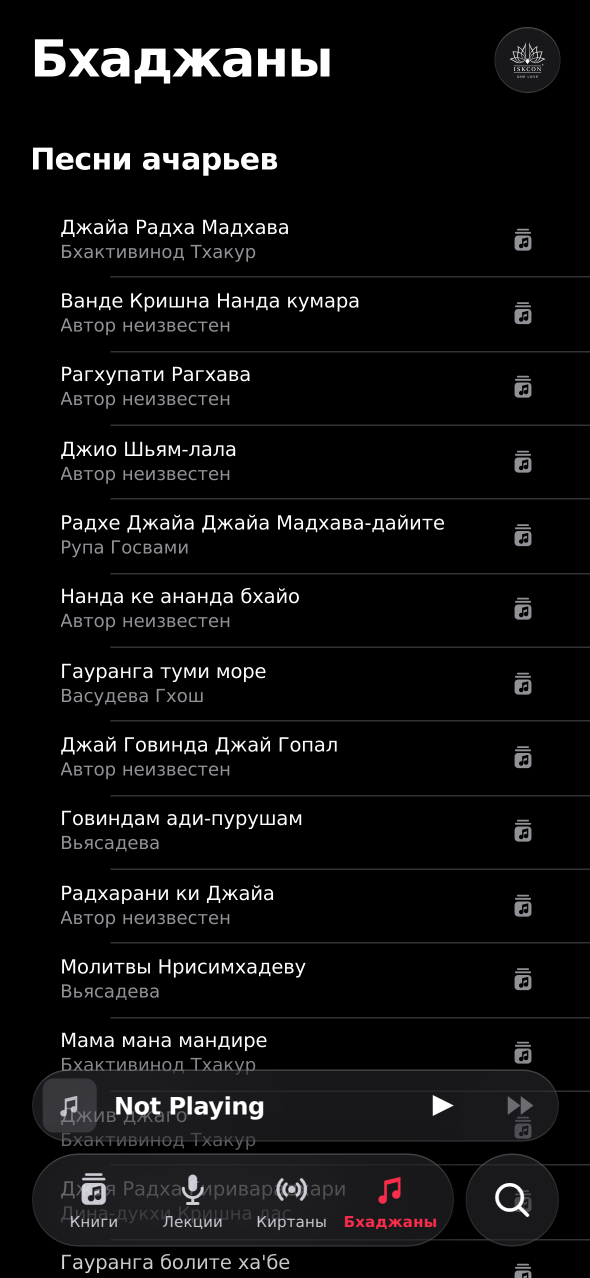
#> input picture latest/bhajans.png, 1179 x 2556 px (shown at 1/2 size)
$ python ios26-frame.py ../latest/bhajans.png
#> lines starting #> are read from the running program, lines starting #| are printed output that depends on the picture; after the words box and inside, x2 and y2 are one past the last pixel; in counts of white or black regions, pixels touching at a corner belong together
#!/usr/bin/env python3
# -*- coding: utf-8 -*-
"""
АНАТОМИЯ КАДРА — поэлементный обмер одного экрана эталона под мокап.

Батарея (`ios26-battery.py`) отвечает на вопрос «какие числа у продукта в целом».
Здесь вопрос другой и более узкий: **из чего сложен ровно этот экран и по каким
координатам**, чтобы мокап можно было собрать не на глаз, а по адресам.

Метод подчинён дисциплине раздела 0 стандарта:

1. Край берётся по МАТЕРИАЛУ: порог 50 % между двумя заливками, с долей пикселя
   (`edge_sub`). По яркости края не берутся — это стоило трёх чисел за день.
2. Признак элемента — его СОБСТВЕННОЕ свойство: полоса ищется по однородной
   заливке и длине прогона, разделитель — по толщине и контрасту с карточкой,
   текст — по отклонению от локального фона. Координаты не угадываются.
3. Угол подгоняется ДВУМЯ моделями (дуга и суперэллипс), печатаются обе ошибки.
4. Чего не нашли — печатаем пусто, а не подставляем ожидаемое.

Вывод — в точках (pt = px / 3 при @3x), с двумя знаками: шаг CSS равен 1/3 pt.

Запуск:
    python3 tools/ios26-frame.py <кадр.png|pdf> [номер_страницы] [--json]
"""
import io
import json
import math
import sys
from collections import Counter

import numpy as np

try:
    from PIL import Image
except ImportError:  # pragma: no cover
    sys.exit("нужен Pillow: pip install pillow")

S = 3.0  # @3x


def pt(px):
    return round(px / S, 2)


def hexc(c):
    return "#%02X%02X%02X" % tuple(int(round(v)) for v in c)


def load(path, page=1):
#> called with path = '../latest/bhajans.png', page = 1
    if path.lower().endswith(".pdf"):
        import fitz
        d = fitz.open(path)
        imgs = d[page - 1].get_images(full=True)
        raw = d.extract_image(imgs[0][0])["image"]
        im = Image.open(io.BytesIO(raw)).convert("RGB")
        d.close()
    else:
        im = Image.open(path).convert("RGB")
#> im is the input picture: PIL image 1179x2556 RGB; mean R, G, B 14, 13.8, 14.2
    return np.array(im).astype(int)


# ─────────────────────────── края по материалу ───────────────────────────

def edge_sub(a, b, mid):
    """Доля пикселя на границе двух заливок a→b по значению переходного mid."""
    a, b, mid = np.asarray(a, float), np.asarray(b, float), np.asarray(mid, float)
    d = b - a
    k = np.abs(d) > 4
    if not k.any():
        return 0.5
    f = ((mid - a)[k] / d[k])
    return float(np.clip(np.median(f), 0.0, 1.0))


# [55 lines left out: functions hedges, bands, not called in this run]


def canvas_of(A):
    H = A.shape[0]
    reg = A[int(H * .40):int(H * .60), 2:14].reshape(-1, 3)
    return tuple(int(v) for v in np.median(reg, 0))


# ─────────────────────────── разделители ───────────────────────────

# [148 lines left out: functions separators, textrows, ink_profile, corner_fit, not called in this run]


# ─────────────────────────── области заливки ───────────────────────────

def regions(A, cv, min_area_px=9000, tol=5, topn=12):
    """Связные области однородной заливки: бокс с долей пикселя, площадь, цвет.

    Признак — СОБСТВЕННАЯ заливка области, не координата и не окружение.
    JPEG уводит значение на ±2 по каналу, поэтому близкие цвета сливаются
    в одно семейство (tol), иначе одна карточка распадается на десяток «областей».
    Края уточняются по материалу (порог 50 %), а не по границе точного совпадения:
    антиалиасный поясок иначе теряется и карточка выходит на 2/3 pt уже.
    """
    from scipy import ndimage
    H, W, _ = A.shape
    flat = (A[:, :, 0].astype(np.int64) << 16) | (A[:, :, 1].astype(np.int64) << 8) | A[:, :, 2]
    vals, cnts = np.unique(flat, return_counts=True)
    order = np.argsort(-cnts)
    fams = []
    for i in order[:400]:
        if cnts[i] < min_area_px // 3:
            break
        v = int(vals[i])
        col = np.array([(v >> 16) & 255, (v >> 8) & 255, v & 255])
        if np.abs(col - np.asarray(cv)).max() <= tol:
            continue
        if any(np.abs(col - f).max() <= tol for f in fams):
            continue
        fams.append(col)
        if len(fams) >= 18:
            break
    out = []
    for col in fams:
        m = (np.abs(A - col).max(axis=2) <= tol)
        lab, n = ndimage.label(m)
        if n == 0:
            continue
        areas = ndimage.sum(m, lab, range(1, n + 1))
        for k, sl in enumerate(ndimage.find_objects(lab)):
            if areas[k] < min_area_px:
                continue
            ys, xs = sl
            yc, xc = (ys.start + ys.stop) // 2, (xs.start + xs.stop) // 2
            box = refine_box(A, col, cv, xs.start, xs.stop, ys.start, ys.stop, xc, yc)
            out.append(dict(fill=hexc(col), area=int(areas[k]), **box,
                            fillpct=round(100.0 * areas[k] / ((xs.stop - xs.start) * (ys.stop - ys.start)), 1)))
    out.sort(key=lambda r: -r["area"])
    ded = []
    for r in out:
        if any(abs(r["x0"] - q["x0"]) < 4 and abs(r["y0"] - q["y0"]) < 4 and
               abs(r["x1"] - q["x1"]) < 4 and abs(r["y1"] - q["y1"]) < 4 for q in ded):
            continue
        ded.append(r)
    return ded[:topn]


def refine_box(A, fill, bg, x0, x1, y0, y1, xc, yc):
    """Края бокса по материалу: субпиксельная доля на переходе заливка↔фон."""
    H, W, _ = A.shape
    fill = np.asarray(fill, float)
    # [10 lines left out: function scan, not called in this run]
    yt = y0
    while yt > 0 and np.abs(A[yt - 1, xc] - fill).max() <= 5:
        yt -= 1
    yb = y1 - 1
    while yb < H - 1 and np.abs(A[yb + 1, xc] - fill).max() <= 5:
        yb += 1
    xl = x0
    while xl > 0 and np.abs(A[yc, xl - 1] - fill).max() <= 5:
        xl -= 1
    xr = x1 - 1
    while xr < W - 1 and np.abs(A[yc, xr + 1] - fill).max() <= 5:
        xr += 1
    ft = edge_sub(A[yt - 1, xc], fill, A[yt - 1, xc]) if yt > 0 else 0.0
    # доля пикселя: сколько материала в соседнем переходном пикселе
    def frac(nb):
        return edge_sub(np.asarray(bg, float), fill, np.asarray(nb, float))
    top = yt - (frac(A[yt - 1, xc]) if yt > 0 else 0.0)
    bot = yb + 1 + (frac(A[yb + 1, xc]) if yb < H - 1 else 0.0)
    lef = xl - (frac(A[yc, xl - 1]) if xl > 0 else 0.0)
    rig = xr + 1 + (frac(A[yc, xr + 1]) if xr < W - 1 else 0.0)
    return dict(x0=lef, x1=rig, y0=top, y1=bot)


# ─────────────────────────── отчёт ───────────────────────────

def report(A, deep=False):
#> called with deep = False
    H, W, _ = A.shape
    cv = canvas_of(A)
#> cv = (0, 0, 0)
    o = dict(size_pt=[pt(W), pt(H)], canvas=hexc(cv), regions=[], detail=[])
#> o = {'size_pt': [393, 852], 'canvas': '#000000', 'regions': [], 'detail': []}
    print(f"кадр {W}×{H} px = {pt(W)}×{pt(H)} pt   холст {hexc(cv)}")
#| кадр 1179×2556 px = 393.0×852.0 pt   холст #000000
    print()
    rs = regions(A, cv)
#> in regions, `vals, cnts = np.unique(flat, return_counts=True)`: vals = 1845 values from 0 to 16777215; cnts = 1845 values, max 2489868 at index 0, min 1 at index 57, mean 1633.3
#> in regions, `order = np.argsort(-cnts)`: order = 1845 values, max 1844 at index 1, min 0 at index 0, mean 922
#> the loop in regions, `for i in order[:400]:` made 17 passes
#> (i, v, col) on passes 2 to 9: (1844, 16777215, [255, 255, 255]), (61, 1579035, [24, 24, 27]), (69, 1644828, [25, 25, 28]), (307, 3355443, [51, 51, 51]), (94, 1842207, [28, 28, 31]), (111, 1973793, [30, 30, 33]), (102, 1908000, [29, 29, 32]), (78, 1710621, [26, 26, 29])
#> after the loop in regions, `for i in order[:400]:`: fams = [[255, 255, 255], [24, 24, 27], [51, 51, 51], [30, 30, 33], [146, 146, 152], [55, 55, 60]]
#> the loop in regions, `for col in fams:` made 6 passes
#> (col, n) on passes 1, 3, 5: ([255, 255, 255], 335), ([51, 51, 51], 3161), ([146, 146, 152], 894)
#> pass 1, in regions, `m = (np.abs(A - col).max(axis=2) <= tol)`:
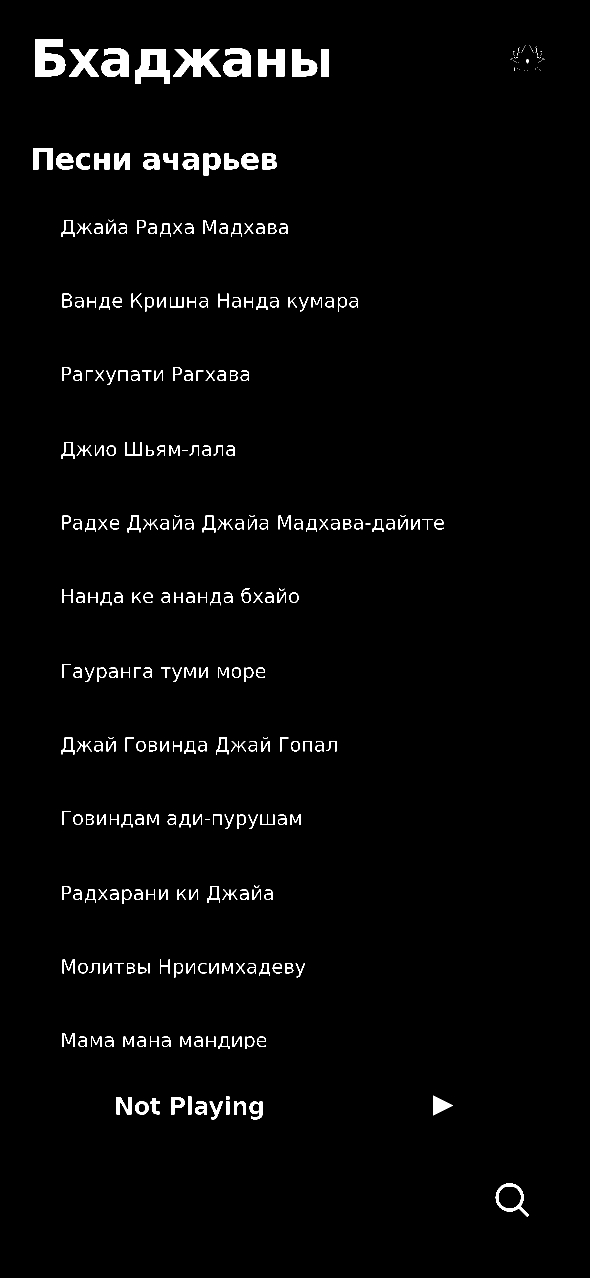
#> m: shape (2556, 1179) bool (shown at 1/2 size); 2.2% white; 321 white regions (63 under 20 px), largest, box (x1, y1, x2, y2) and area: (70, 79, 131, 153) 3178, (346, 98, 442, 153) 2860, (270, 98, 340, 167) 2816
#> pass 1, in regions, `lab, n = ndimage.label(m)`:
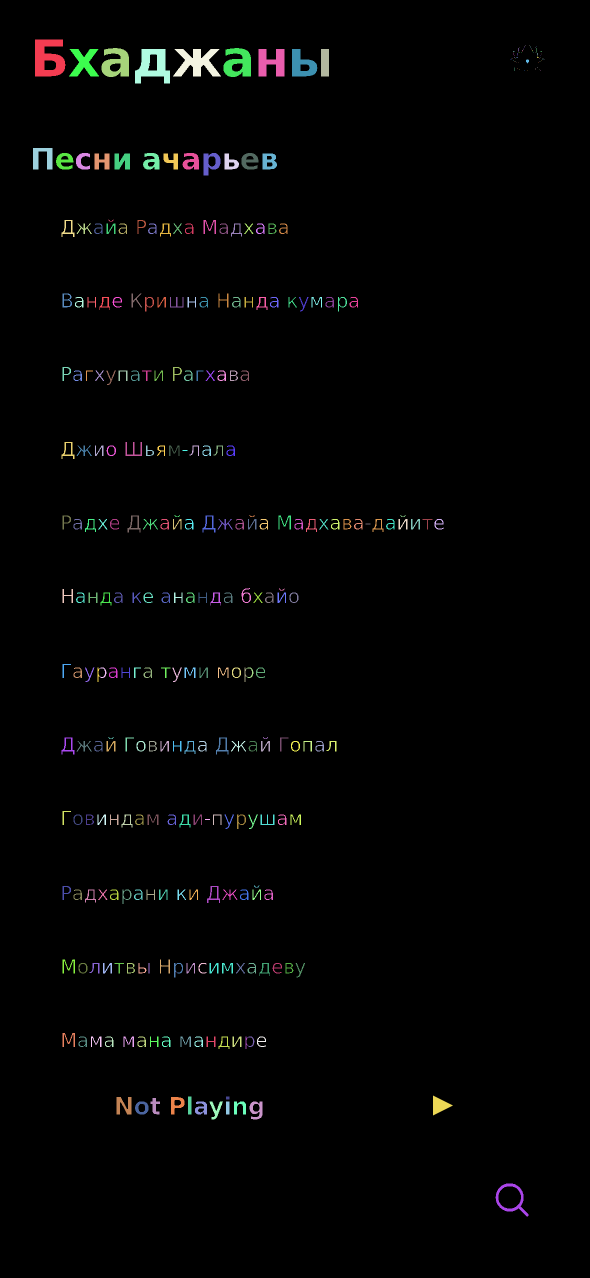
#> lab: shape (2556, 1179) int32 (shown at 1/2 size); 336 distinct labels, from 0 to 335; one colour per label, 0 black
#> pass 2, in regions, `m = (np.abs(A - col).max(axis=2) <= tol)`:
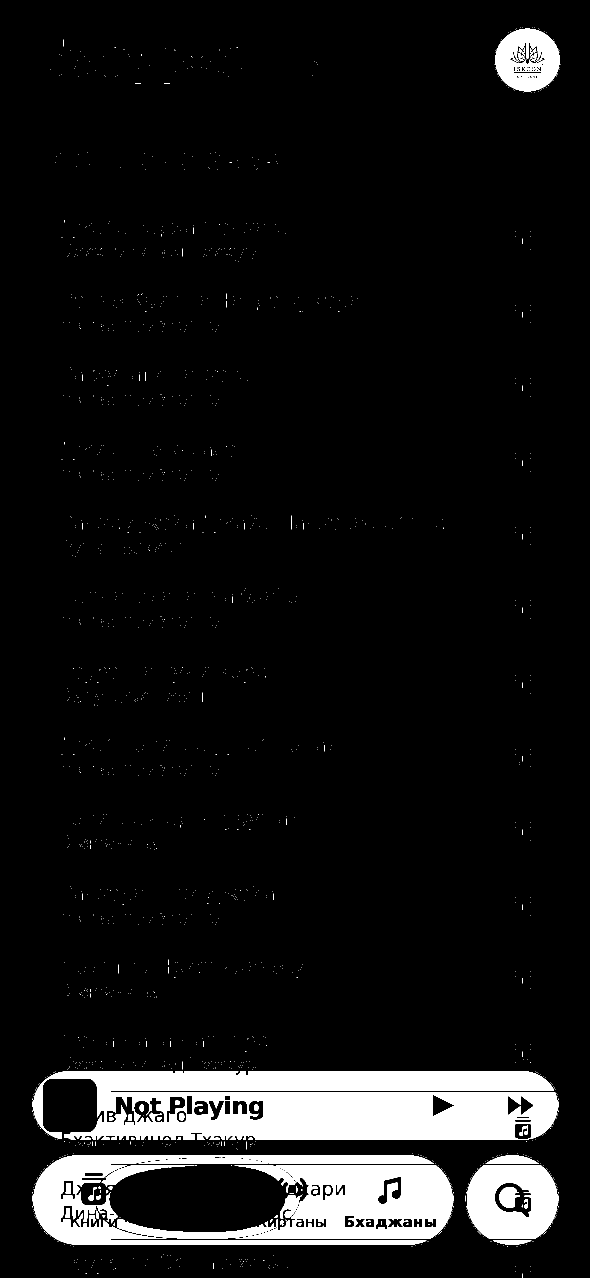
#> m: shape (2556, 1179) bool (shown at 1/2 size); 7.9% white; 1818 white regions (1762 under 20 px), largest, box (x1, y1, x2, y2) and area: (67, 2142, 1115, 2280) 112910, (469, 2331, 906, 2478) 42015, (67, 2310, 868, 2490) 35536
#> pass 2, in regions, `lab, n = ndimage.label(m)`:
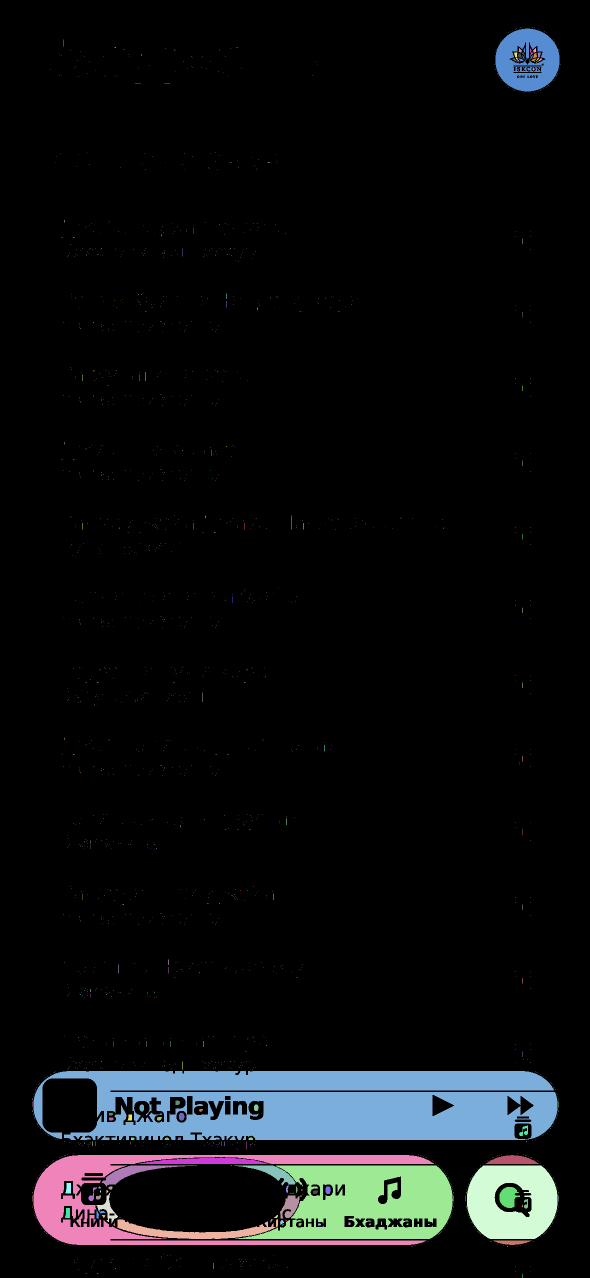
#> lab: shape (2556, 1179) int32 (shown at 1/2 size); 1920 distinct labels, from 0 to 1919; one colour per label, 0 black
#> after the loop in regions, `for col in fams:`:
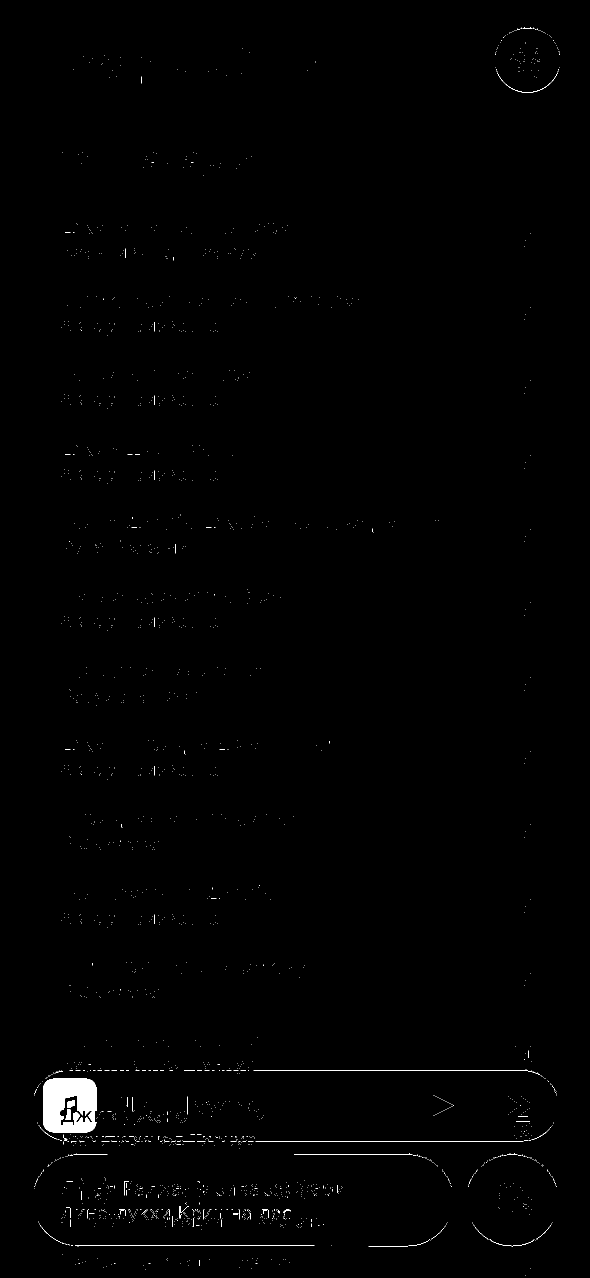
#> m: shape (2556, 1179) bool (shown at 1/2 size); 0.55% white; 2309 white regions (2272 under 20 px), largest, box (x1, y1, x2, y2) and area: (86, 2157, 193, 2265) 9378, (507, 2141, 1081, 2151) 576, (511, 2282, 1047, 2283) 536
#> after the loop in regions, `for col in fams:`: out = 10 items
#> the loop in regions, `for r in out:` made 10 passes
#> after the loop in regions, `for r in out:`: ded = 9 items
#> rs = 9 items
    print("ОБЛАСТИ ЗАЛИВКИ (связные, ≥9000 px, края по материалу)")
    print(f"{'x':>7} {'y':>7} {'w':>7} {'h':>7} | {'запол':>6} | заливка")
    for r in rs:
        rec = dict(x=pt(r["x0"]), y=pt(r["y0"]), w=pt(r["x1"] - r["x0"]),
                   h=pt(r["y1"] - r["y0"]), fill=r["fill"], fillpct=r["fillpct"])
        o["regions"].append(rec)
        print(f"{rec['x']:>7} {rec['y']:>7} {rec['w']:>7} {rec['h']:>7} | "
              f"{rec['fillpct']:>5}% | {rec['fill']}")
#> this loop made 9 passes
#|    22.0  713.67   350.0   46.67 |  78.1% | #18181B
#|   21.67  769.67   252.6   60.67 |  77.0% | #1E1E21
#|  156.67  776.67  145.67   49.67 |  63.3% | #18181B
#|   21.67  713.67  167.93   46.67 |  57.6% | #1E1E21
#|    22.0  769.67  280.33   60.67 |  23.1% | #18181B
#> (further printed lines are left out)
    if not deep:
        return o
    print()
    print("ВНУТРИ ОБЛАСТЕЙ")
    for r in rs[:8]:
        xl, xr = int(math.ceil(r["x0"])) + 1, int(r["x1"]) - 1
        yt, yb = int(math.ceil(r["y0"])) + 1, int(r["y1"]) - 1
        if xr - xl < 60 or yb - yt < 30:
            continue
        fill = [int(r["fill"][i:i + 2], 16) for i in (1, 3, 5)]
        print(f"\n— область {r['fill']} @ {pt(r['x0'])},{pt(r['y0'])} "
              f"{pt(r['x1']-r['x0'])}×{pt(r['y1']-r['y0'])}")
        cf = corner_fit(A, r["x0"], r["y0"], fill, cv)
        if cf:
            print(f"  угол: R={pt(cf['R'])} pt · дуга RMSE={cf['arc_rmse']} px · "
                  f"суперэллипс n={cf['n']} RMSE={cf['se_rmse']} px")
        sp = separators(A, xl, xr, yt, yb, fill)
        for q in sp:
            print(f"  разделитель y={pt(q['y'])} т={pt(q['th'])} {hexc(q['col'])} "
                  f"врезка {pt(q['inset_l'])}/{pt(q['inset_r'])}")
        for t in textrows(A, xl, xr, yt, yb, fill):
            print(f"  текст y={pt(t['y0'])}…{pt(t['y1'])} cap={pt(t['y1']-t['y0'])} "
                  f"x={pt(t['x0'])}…{pt(t['x1'])} w={pt(t['x1']-t['x0'])} {t['col']}")
    print("\n— на холсте")
    cvv = list(cv)
    used = [(int(r["y0"]), int(r["y1"])) for r in rs]
    for t in textrows(A, 0, W, 0, H, cvv):
        if any(a - 2 <= t["y0"] and t["y1"] <= b + 2 for a, b in used):
            continue
        print(f"  текст y={pt(t['y0'])}…{pt(t['y1'])} cap={pt(t['y1']-t['y0'])} "
              f"x={pt(t['x0'])}…{pt(t['x1'])} w={pt(t['x1']-t['x0'])} {t['col']}")
    return o


if __name__ == "__main__":
    a = [x for x in sys.argv[1:] if not x.startswith("--")]
    A = load(a[0], int(a[1]) if len(a) > 1 else 1)
    o = report(A, deep="--deep" in sys.argv)
#> o = 4 items
    if "--json" in sys.argv:
        print(json.dumps(o, ensure_ascii=False))
